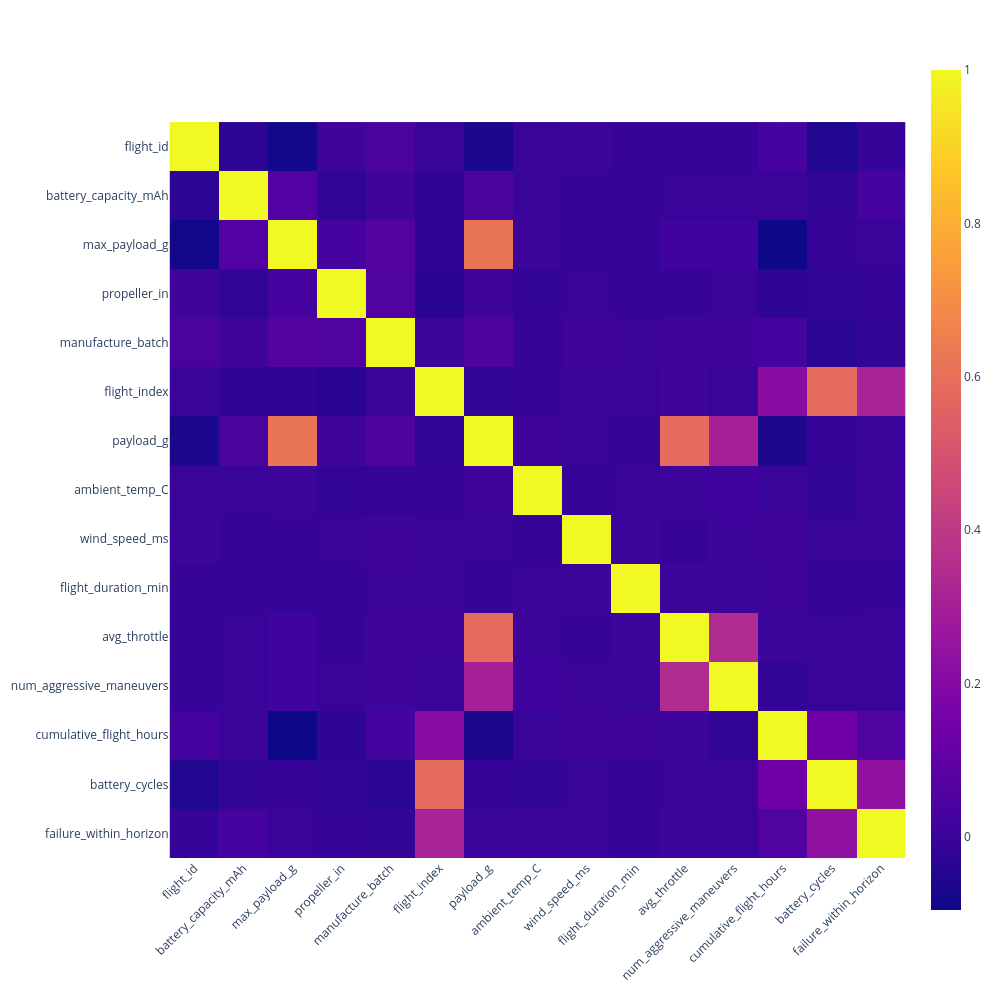

Notebook code cell kept with this figure:
### Code cell
px.imshow(
    train[train.select_dtypes("number").columns].corr(),

).update_layout(
    width=1000,
    height=1000,
).update_xaxes(tickangle=-45)

### Figure 1 — Plotly figure (JSON) as saved in the notebook; plotly's stock layout.template omitted (floating-point values rounded to 4 significant figures; data arrays with more than 128 entries replaced by an {"elided": "..."} marker saying what was removed)
{"data": [{"coloraxis": "coloraxis", "hovertemplate": "x: %{x}<br>y: %{y}<br>color: %{z}<extra></extra>", "name": "0", "type": "heatmap", "x": ["flight_id", "battery_capacity_mAh", "max_payload_g", "propeller_in", "manufacture_batch", "flight_index", "payload_g", "ambient_temp_C", "wind_speed_ms", "flight_duration_min", "avg_throttle", "num_aggressive_maneuvers", "cumulative_flight_hours", "battery_cycles", "failure_within_horizon"], "xaxis": "x", "y": ["flight_id", "battery_capacity_mAh", "max_payload_g", "propeller_in", "manufacture_batch", "flight_index", "payload_g", "ambient_temp_C", "wind_speed_ms", "flight_duration_min", "avg_throttle", "num_aggressive_maneuvers", "cumulative_flight_hours", "battery_cycles", "failure_within_horizon"], "yaxis": "y", "z": {"elided": "15x15 float values"}}], "layout": {"coloraxis": {"colorscale": [[0, "#0d0887"], [0.1111, "#46039f"], [0.2222, "#7201a8"], [0.3333, "#9c179e"], [0.4444, "#bd3786"], [0.5556, "#d8576b"], [0.6667, "#ed7953"], [0.7778, "#fb9f3a"], [0.8889, "#fdca26"], [1, "#f0f921"]]}, "height": 1000, "margin": {"t": 60}, "width": 1000, "xaxis": {"anchor": "y", "constrain": "domain", "domain": [0, 1], "scaleanchor": "y", "tickangle": -45}, "yaxis": {"anchor": "x", "autorange": "reversed", "constrain": "domain", "domain": [0, 1]}}}
